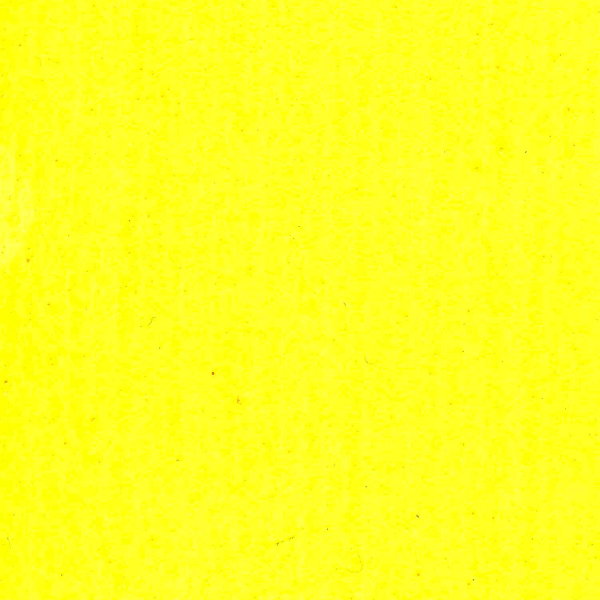
#> input picture naples-yellow-painted-swatch.jpg, 1200 x 1200 px, given in place of the camera (shown at 1/2 size)
$ python ColorDetectionByte.py
#> lines starting #> are read from the running program, lines starting #| are printed output that depends on the picture; after the words box and inside, x2 and y2 are one past the last pixel; in counts of white or black regions, pixels touching at a corner belong together
import cv2
import numpy as np
import time
import serial

# Open serial connection to Arduino
arduino_port = 'COM7'  # Replace with the appropriate port for your Arduino
ser = serial.Serial(arduino_port, baudrate=115200)

cap = cv2.VideoCapture(2)

# Set the frame rate to 60 fps
cap.set(cv2.CAP_PROP_FPS, 60)

# Variables to keep track of sent bytes and task execution
last_sent_byte = b'0'  # Initialize with a neutral value

contours = 100

while True:
    cr = 0
    cb = 0
    cg = 0
    ret, im = cap.read()
#> im is the input picture: shape (1200, 1200, 3); mean B, G, R 33.1, 254.4, 254.4
    hsv = cv2.cvtColor(im, cv2.COLOR_BGR2HSV)
#> hsv: shape (1200, 1200, 3); mean H, S, V 30, 221.9, 254.8

    # Color detection masks
    lowred = np.array([0, 100, 100], dtype=np.uint8)
    highred = np.array([10, 255, 255], dtype=np.uint8)
    maskr = cv2.inRange(hsv, lowred, highred)
#> maskr: shape (1200, 1200); every value is 0

    lowgreen = np.array([44, 54, 63], dtype=np.uint8)
    highgreen = np.array([90, 255, 255], dtype=np.uint8)
    maskg = cv2.inRange(hsv, lowgreen, highgreen)

    lowyellow = np.array([20, 50, 100], dtype=np.uint8)
    highyellow = np.array([42, 255, 255], dtype=np.uint8)
    masky = cv2.inRange(hsv, lowyellow, highyellow)
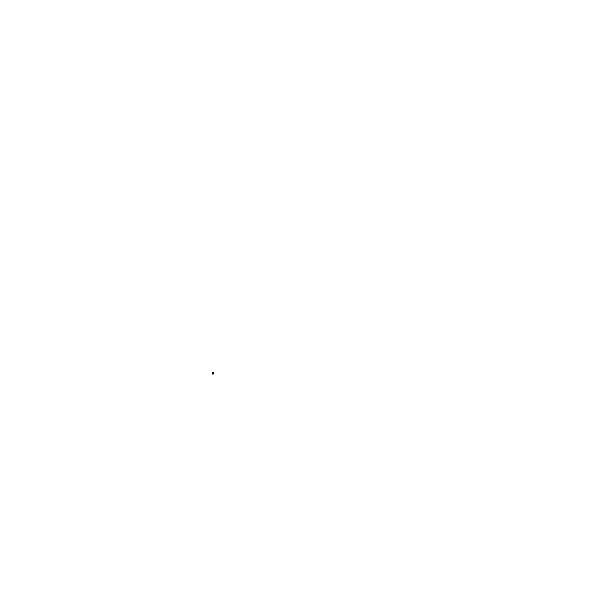
#> masky: shape (1200, 1200) (shown at 1/2 size); 100% white; 1 black region (1 under 20 px)

    cr = cv2.countNonZero(maskr)
#> cr = 0
    cg = cv2.countNonZero(maskg)
#> cg = 0
    cy = cv2.countNonZero(masky)
#> cy = 1439981

    if cr > 4000 and last_sent_byte != b'1':
            print('red')
            ser.write(b'1')  # Send a byte to Arduino
            last_sent_byte = b'1'
    elif cg > 4000 and last_sent_byte != b'2':
            print('green')
            ser.write(b'2')  # Send a different byte to Arduino
            last_sent_byte = b'2'
    elif cy > 4000 and last_sent_byte != b'3':
            print('yellow')
            ser.write(b'3')  # Send another byte to Arduino
            last_sent_byte = b'3'
    elif cr <= 4000 and cg <= 4000 and cy <= 4000 and last_sent_byte != b'0':
            print('No clear color match, staying at 0 degrees')
            ser.write(b'0')  # Send 0 byte to Arduino to stay at 0 degrees
            last_sent_byte = b'0'

    if cr > 4000:
        contours, _ = cv2.findContours(maskr, cv2.RETR_EXTERNAL, cv2.CHAIN_APPROX_SIMPLE)
        for contour in contours:
            x, y, w, h = cv2.boundingRect(contour)
            cv2.rectangle(im, (x, y), (x + w, y + h), (0, 0, 255), 2)  # Draw red bounding box

    elif cg > 4000:
        contours, _ = cv2.findContours(maskg, cv2.RETR_EXTERNAL, cv2.CHAIN_APPROX_SIMPLE)
        for contour in contours:
            x, y, w, h = cv2.boundingRect(contour)
            cv2.rectangle(im, (x, y), (x + w, y + h), (0, 255, 0), 2)  # Draw green bounding box

    elif cy > 4000:
        contours, _ = cv2.findContours(masky, cv2.RETR_EXTERNAL, cv2.CHAIN_APPROX_SIMPLE)
#> contours = [[[0, 0], [0, 1199], [1199, 1199], [1199, 0]]]
        for contour in contours:
            x, y, w, h = cv2.boundingRect(contour)
            cv2.rectangle(im, (x, y), (x + w, y + h), (0, 255, 255), 2)  # Draw yellow bounding box
#> this loop made 1 pass
#> (contour, x, y, w, h) on pass 1: ([[0, 0], [0, 1199], [1199, 1199], [1199, 0]], 0, 0, 1200, 1200)
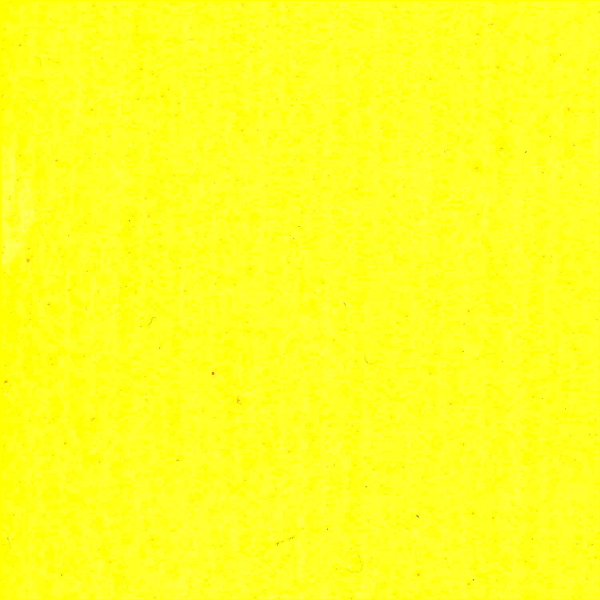
#> im: shape (1200, 1200, 3) (shown at 1/2 size); 0.5% of pixels changed, all inside (x1, y1, x2, y2) = (0, 0, 1200, 1200)

    cv2.imshow("camera", im)
    if cv2.waitKey(1) & 0xff == ord('q'):
#> (key q is pressed here)
        break


# Close the serial connection
ser.close()
cap.release()
cv2.destroyAllWindows()
